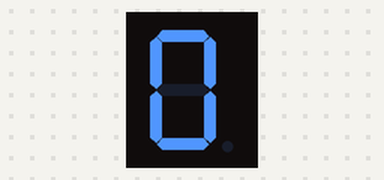
The sketch below on a simulated Arduino Uno, built with avr-gcc and run on an emulated ATmega328P. On the bench: 1-digit seven-segment display. Wiring (inferred from the names in the program): 1-digit 7-segment display, segments lit when HIGH: segments pin 2, pin 3, pin 4, pin 5, pin 6, pin 7, pin 8. The segment pins are drawn as the display they are named for.

Above: at 0.1 s.
At 1.1 s:
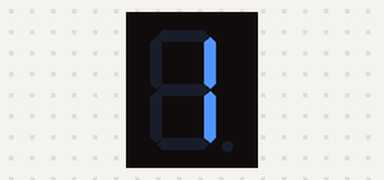
At 2.1 s:
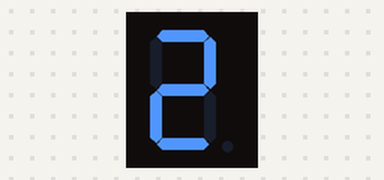
At 4.1 s:
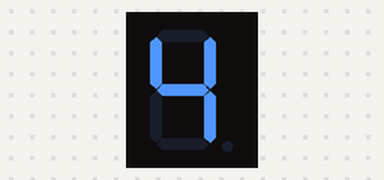
At 6.1 s:
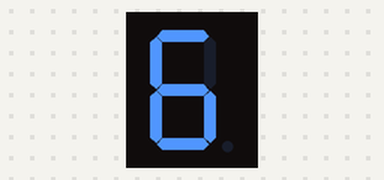
At 9.1 s:
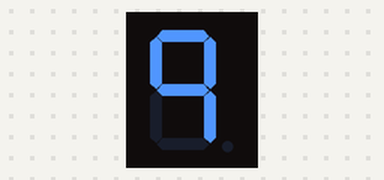

Measured:
- by itself, everything shown: repeats every 10.0 s, in 10 steps
- what the display in image 1 shows lasts 1.0 s, from 1.0 s to 2.0 s

The sketch:

sevenDigit.ino
```cpp
int a = 2;
int b = 3;
int c = 4;
int d = 5;
int e = 6;
int f = 7;
int g = 8;

void setup() {
	pinMode(a, OUTPUT);
	pinMode(b, OUTPUT);
	pinMode(c, OUTPUT);
	pinMode(d, OUTPUT);
	pinMode(e, OUTPUT);
	pinMode(f, OUTPUT);
	pinMode(g, OUTPUT);
}

void loop() {
	zero();
	delay(1000);

	one();
	delay(1000);

	two();
	delay(1000);

	three();
	delay(1000);

	four();
	delay(1000);

	five();
	delay(1000);

	six();
	delay(1000);

	seven();
	delay(1000);

	eight();
	delay(1000);

	nine();
	delay(1000);
}

void zero() {
	digitalWrite(a, HIGH);
	digitalWrite(b, HIGH);
	digitalWrite(c, HIGH);
	digitalWrite(d, HIGH);
	digitalWrite(e, HIGH);
	digitalWrite(f, HIGH);
	digitalWrite(g, LOW);
}

void one() {
	digitalWrite(a, LOW);
	digitalWrite(b, HIGH);
	digitalWrite(c, HIGH);
	digitalWrite(d, LOW);
	digitalWrite(e, LOW);
	digitalWrite(f, LOW);
	digitalWrite(g, LOW);
}

void two() {
	digitalWrite(a, HIGH);
	digitalWrite(b, HIGH);
	digitalWrite(c, LOW);
	digitalWrite(d, HIGH);
	digitalWrite(e, HIGH);
	digitalWrite(f, LOW);
	digitalWrite(g, HIGH);
}

void three() {
	digitalWrite(a, HIGH);
	digitalWrite(b, HIGH);
	digitalWrite(c, HIGH);
	digitalWrite(d, HIGH);
	digitalWrite(e, LOW);
	digitalWrite(f, LOW);
	digitalWrite(g, HIGH);
}

void four() {
	digitalWrite(a, LOW);
	digitalWrite(b, HIGH);
	digitalWrite(c, HIGH);
	digitalWrite(d, LOW);
	digitalWrite(e, LOW);
	digitalWrite(f, HIGH);
	digitalWrite(g, HIGH);
}

void five() {
	digitalWrite(a, HIGH);
	digitalWrite(b, LOW);
	digitalWrite(c, HIGH);
	digitalWrite(d, HIGH);
	digitalWrite(e, LOW);
	digitalWrite(f, HIGH);
	digitalWrite(g, HIGH);
}

void six() {
	digitalWrite(a, HIGH);
	digitalWrite(b, LOW);
	digitalWrite(c, HIGH);
	digitalWrite(d, HIGH);
	digitalWrite(e, HIGH);
	digitalWrite(f, HIGH);
	digitalWrite(g, HIGH);
}

void seven() {
	digitalWrite(a, HIGH);
	digitalWrite(b, HIGH);
	digitalWrite(c, HIGH);
	digitalWrite(d, LOW);
	digitalWrite(e, LOW);
	digitalWrite(f, LOW);
	digitalWrite(g, LOW);
}

void eight() {
	digitalWrite(a, HIGH);
	digitalWrite(b, HIGH);
	digitalWrite(c, HIGH);
	digitalWrite(d, HIGH);
	digitalWrite(e, HIGH);
	digitalWrite(f, HIGH);
	digitalWrite(g, HIGH);
}

void nine() {
	digitalWrite(a, HIGH);
	digitalWrite(b, HIGH);
	digitalWrite(c, HIGH);
	digitalWrite(d, LOW);
	digitalWrite(e, LOW);
	digitalWrite(f, HIGH);
	digitalWrite(g, HIGH);
}
```
